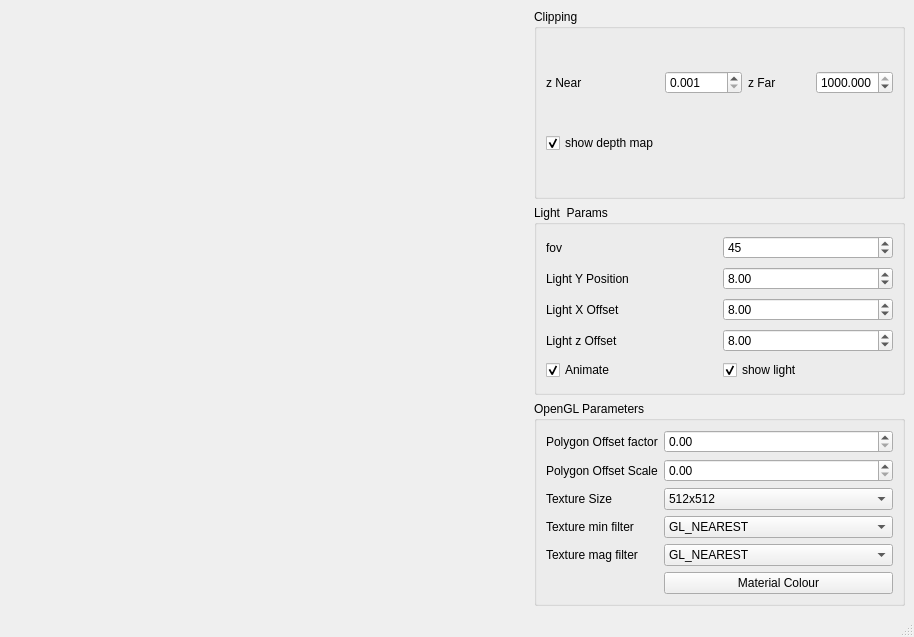
<?xml version="1.0" encoding="UTF-8"?>
<ui version="4.0">
 <class>MainWindow</class>
 <widget class="QMainWindow" name="MainWindow">
  <property name="geometry">
   <rect>
    <x>0</x>
    <y>0</y>
    <width>914</width>
    <height>637</height>
   </rect>
  </property>
  <property name="windowTitle">
   <string>MainWindow</string>
  </property>
  <widget class="QWidget" name="centralwidget">
   <layout class="QGridLayout" name="s_mainWindowGridLayout">
    <item row="0" column="1">
     <widget class="QGroupBox" name="groupBox">
      <property name="title">
       <string>Clipping</string>
      </property>
      <layout class="QGridLayout" name="gridLayout_3">
       <item row="0" column="0">
        <widget class="QLabel" name="label">
         <property name="text">
          <string>z Near</string>
         </property>
        </widget>
       </item>
       <item row="0" column="1">
        <widget class="QDoubleSpinBox" name="m_zNear">
         <property name="decimals">
          <number>3</number>
         </property>
         <property name="minimum">
          <double>0.001000000000000</double>
         </property>
         <property name="maximum">
          <double>1000.000000000000000</double>
         </property>
         <property name="singleStep">
          <double>0.001000000000000</double>
         </property>
         <property name="value">
          <double>0.001000000000000</double>
         </property>
        </widget>
       </item>
       <item row="0" column="3">
        <widget class="QDoubleSpinBox" name="m_zfar">
         <property name="decimals">
          <number>3</number>
         </property>
         <property name="minimum">
          <double>0.001000000000000</double>
         </property>
         <property name="maximum">
          <double>1000.000000000000000</double>
         </property>
         <property name="singleStep">
          <double>0.001000000000000</double>
         </property>
         <property name="value">
          <double>1000.000000000000000</double>
         </property>
        </widget>
       </item>
       <item row="0" column="2">
        <widget class="QLabel" name="label_2">
         <property name="text">
          <string>z Far</string>
         </property>
        </widget>
       </item>
       <item row="1" column="0">
        <widget class="QCheckBox" name="m_showDepthMap">
         <property name="text">
          <string>show depth map</string>
         </property>
         <property name="checked">
          <bool>true</bool>
         </property>
        </widget>
       </item>
      </layout>
     </widget>
    </item>
    <item row="1" column="1">
     <widget class="QGroupBox" name="groupBox_2">
      <property name="title">
       <string>Light  Params</string>
      </property>
      <layout class="QGridLayout" name="gridLayout">
       <item row="1" column="1">
        <widget class="QSpinBox" name="m_fov">
         <property name="minimum">
          <number>1</number>
         </property>
         <property name="maximum">
          <number>90</number>
         </property>
         <property name="value">
          <number>45</number>
         </property>
        </widget>
       </item>
       <item row="1" column="0">
        <widget class="QLabel" name="label_3">
         <property name="text">
          <string>fov</string>
         </property>
        </widget>
       </item>
       <item row="2" column="0">
        <widget class="QLabel" name="label_8">
         <property name="text">
          <string>Light Y Position</string>
         </property>
        </widget>
       </item>
       <item row="2" column="1">
        <widget class="QDoubleSpinBox" name="m_lightYPosition">
         <property name="minimum">
          <double>-10.000000000000000</double>
         </property>
         <property name="maximum">
          <double>20.000000000000000</double>
         </property>
         <property name="singleStep">
          <double>0.100000000000000</double>
         </property>
         <property name="value">
          <double>8.000000000000000</double>
         </property>
        </widget>
       </item>
       <item row="3" column="0">
        <widget class="QLabel" name="label_9">
         <property name="text">
          <string>Light X Offset</string>
         </property>
        </widget>
       </item>
       <item row="3" column="1">
        <widget class="QDoubleSpinBox" name="m_lightXOffset">
         <property name="minimum">
          <double>-20.000000000000000</double>
         </property>
         <property name="maximum">
          <double>20.000000000000000</double>
         </property>
         <property name="singleStep">
          <double>0.100000000000000</double>
         </property>
         <property name="value">
          <double>8.000000000000000</double>
         </property>
        </widget>
       </item>
       <item row="4" column="0">
        <widget class="QLabel" name="label_10">
         <property name="text">
          <string>Light z Offset</string>
         </property>
        </widget>
       </item>
       <item row="4" column="1">
        <widget class="QDoubleSpinBox" name="m_lightZOffset">
         <property name="minimum">
          <double>-20.000000000000000</double>
         </property>
         <property name="maximum">
          <double>20.000000000000000</double>
         </property>
         <property name="singleStep">
          <double>0.100000000000000</double>
         </property>
         <property name="value">
          <double>8.000000000000000</double>
         </property>
        </widget>
       </item>
       <item row="5" column="0">
        <widget class="QCheckBox" name="m_animate">
         <property name="text">
          <string>Animate</string>
         </property>
         <property name="checked">
          <bool>true</bool>
         </property>
        </widget>
       </item>
       <item row="5" column="1">
        <widget class="QCheckBox" name="m_showLight">
         <property name="text">
          <string>show light</string>
         </property>
         <property name="checked">
          <bool>true</bool>
         </property>
        </widget>
       </item>
      </layout>
     </widget>
    </item>
    <item row="2" column="1">
     <widget class="QGroupBox" name="groupBox_3">
      <property name="title">
       <string>OpenGL Parameters</string>
      </property>
      <layout class="QGridLayout" name="gridLayout_2">
       <item row="0" column="0">
        <widget class="QLabel" name="label_4">
         <property name="text">
          <string>Polygon Offset factor</string>
         </property>
        </widget>
       </item>
       <item row="0" column="1">
        <widget class="QDoubleSpinBox" name="m_polyOffsetFactor">
         <property name="maximum">
          <double>10.000000000000000</double>
         </property>
         <property name="singleStep">
          <double>0.010000000000000</double>
         </property>
        </widget>
       </item>
       <item row="2" column="0">
        <widget class="QLabel" name="label_5">
         <property name="text">
          <string>Texture Size</string>
         </property>
        </widget>
       </item>
       <item row="2" column="1">
        <widget class="QComboBox" name="m_textureSize">
         <property name="currentIndex">
          <number>3</number>
         </property>
         <item>
          <property name="text">
           <string>64x64</string>
          </property>
         </item>
         <item>
          <property name="text">
           <string>128x128</string>
          </property>
         </item>
         <item>
          <property name="text">
           <string>256x256</string>
          </property>
         </item>
         <item>
          <property name="text">
           <string>512x512</string>
          </property>
         </item>
         <item>
          <property name="text">
           <string>1024x1024</string>
          </property>
         </item>
         <item>
          <property name="text">
           <string>2048x2048</string>
          </property>
         </item>
        </widget>
       </item>
       <item row="3" column="0">
        <widget class="QLabel" name="label_6">
         <property name="text">
          <string>Texture min filter</string>
         </property>
        </widget>
       </item>
       <item row="4" column="0">
        <widget class="QLabel" name="label_7">
         <property name="text">
          <string>Texture mag filter</string>
         </property>
        </widget>
       </item>
       <item row="3" column="1">
        <widget class="QComboBox" name="m_texMinFilter">
         <item>
          <property name="text">
           <string>GL_NEAREST</string>
          </property>
         </item>
         <item>
          <property name="text">
           <string>GL_LINEAR</string>
          </property>
         </item>
         <item>
          <property name="text">
           <string>GL_NEAREST_MIPMAP_NEAREST</string>
          </property>
         </item>
         <item>
          <property name="text">
           <string>GL_LINEAR_MIPMAP_NEAREST</string>
          </property>
         </item>
         <item>
          <property name="text">
           <string>GL_NEAREST_MIPMAP_LINEAR</string>
          </property>
         </item>
         <item>
          <property name="text">
           <string>GL_LINEAR_MIPMAP_LINEAR</string>
          </property>
         </item>
        </widget>
       </item>
       <item row="4" column="1">
        <widget class="QComboBox" name="m_texMagFilter">
         <item>
          <property name="text">
           <string>GL_NEAREST</string>
          </property>
         </item>
         <item>
          <property name="text">
           <string>GL_LINEAR</string>
          </property>
         </item>
        </widget>
       </item>
       <item row="1" column="1">
        <widget class="QDoubleSpinBox" name="m_polygonOffsetUnits">
         <property name="maximum">
          <double>10.000000000000000</double>
         </property>
         <property name="singleStep">
          <double>0.010000000000000</double>
         </property>
        </widget>
       </item>
       <item row="1" column="0">
        <widget class="QLabel" name="label_11">
         <property name="text">
          <string>Polygon Offset Scale</string>
         </property>
        </widget>
       </item>
       <item row="5" column="1">
        <widget class="QPushButton" name="m_colour">
         <property name="text">
          <string>Material Colour</string>
         </property>
        </widget>
       </item>
      </layout>
     </widget>
    </item>
    <item row="0" column="0">
     <spacer name="horizontalSpacer">
      <property name="orientation">
       <enum>Qt::Horizontal</enum>
      </property>
      <property name="sizeHint" stdset="0">
       <size>
        <width>40</width>
        <height>20</height>
       </size>
      </property>
     </spacer>
    </item>
   </layout>
  </widget>
  <widget class="QMenuBar" name="menubar">
   <property name="geometry">
    <rect>
     <x>0</x>
     <y>0</y>
     <width>914</width>
     <height>22</height>
    </rect>
   </property>
  </widget>
  <widget class="QStatusBar" name="statusbar"/>
 </widget>
 <resources/>
 <connections/>
</ui>
